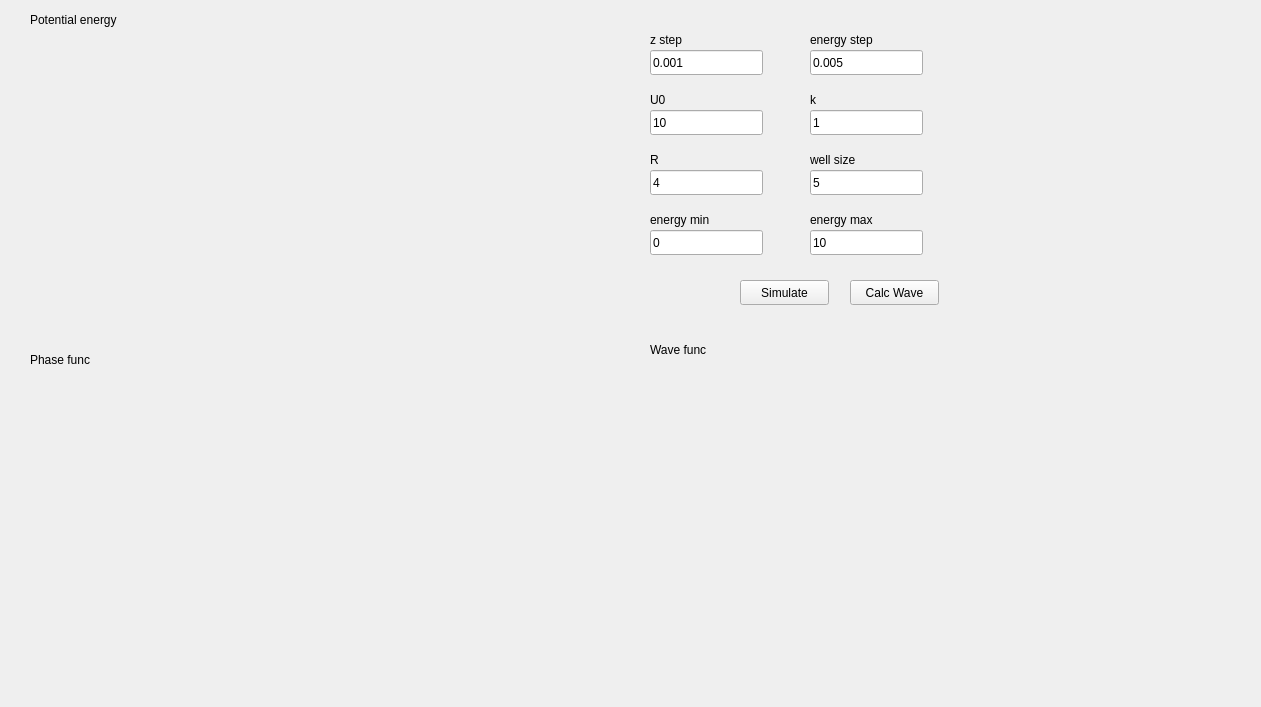
<?xml version="1.0" encoding="UTF-8"?>
<ui version="4.0">
 <class>MainWindow</class>
 <widget class="QMainWindow" name="MainWindow">
  <property name="geometry">
   <rect>
    <x>0</x>
    <y>0</y>
    <width>1261</width>
    <height>707</height>
   </rect>
  </property>
  <property name="windowTitle">
   <string>Potential Well</string>
  </property>
  <widget class="QWidget" name="centralWidget">
   <widget class="QCustomPlot" name="uPlot" native="true">
    <property name="geometry">
     <rect>
      <x>30</x>
      <y>30</y>
      <width>571</width>
      <height>301</height>
     </rect>
    </property>
   </widget>
   <widget class="QLabel" name="label_11">
    <property name="geometry">
     <rect>
      <x>30</x>
      <y>10</y>
      <width>131</width>
      <height>20</height>
     </rect>
    </property>
    <property name="text">
     <string>Potential energy</string>
    </property>
   </widget>
   <widget class="QPushButton" name="startBtn">
    <property name="geometry">
     <rect>
      <x>740</x>
      <y>280</y>
      <width>89</width>
      <height>25</height>
     </rect>
    </property>
    <property name="text">
     <string>Simulate</string>
    </property>
   </widget>
   <widget class="QLineEdit" name="zStepEdit">
    <property name="geometry">
     <rect>
      <x>650</x>
      <y>50</y>
      <width>113</width>
      <height>25</height>
     </rect>
    </property>
    <property name="text">
     <string>0.001</string>
    </property>
   </widget>
   <widget class="QLineEdit" name="rEdit">
    <property name="geometry">
     <rect>
      <x>650</x>
      <y>170</y>
      <width>113</width>
      <height>25</height>
     </rect>
    </property>
    <property name="text">
     <string>4</string>
    </property>
   </widget>
   <widget class="QLineEdit" name="u0Edit">
    <property name="geometry">
     <rect>
      <x>650</x>
      <y>110</y>
      <width>113</width>
      <height>25</height>
     </rect>
    </property>
    <property name="text">
     <string>10</string>
    </property>
   </widget>
   <widget class="QLabel" name="label_12">
    <property name="geometry">
     <rect>
      <x>650</x>
      <y>30</y>
      <width>111</width>
      <height>20</height>
     </rect>
    </property>
    <property name="text">
     <string>z step</string>
    </property>
   </widget>
   <widget class="QLabel" name="label_14">
    <property name="geometry">
     <rect>
      <x>650</x>
      <y>150</y>
      <width>111</width>
      <height>20</height>
     </rect>
    </property>
    <property name="text">
     <string>R</string>
    </property>
   </widget>
   <widget class="QLabel" name="label_15">
    <property name="geometry">
     <rect>
      <x>650</x>
      <y>90</y>
      <width>121</width>
      <height>20</height>
     </rect>
    </property>
    <property name="text">
     <string>U0</string>
    </property>
   </widget>
   <widget class="QLineEdit" name="wellSizeEdit">
    <property name="geometry">
     <rect>
      <x>810</x>
      <y>170</y>
      <width>113</width>
      <height>25</height>
     </rect>
    </property>
    <property name="text">
     <string>5</string>
    </property>
   </widget>
   <widget class="QLabel" name="label_17">
    <property name="geometry">
     <rect>
      <x>810</x>
      <y>150</y>
      <width>121</width>
      <height>20</height>
     </rect>
    </property>
    <property name="text">
     <string>well size</string>
    </property>
   </widget>
   <widget class="QLineEdit" name="kEdit">
    <property name="geometry">
     <rect>
      <x>810</x>
      <y>110</y>
      <width>113</width>
      <height>25</height>
     </rect>
    </property>
    <property name="text">
     <string>1</string>
    </property>
   </widget>
   <widget class="QLabel" name="label_18">
    <property name="geometry">
     <rect>
      <x>810</x>
      <y>90</y>
      <width>131</width>
      <height>20</height>
     </rect>
    </property>
    <property name="text">
     <string>k</string>
    </property>
   </widget>
   <widget class="QCustomPlot" name="phaseFuncPlot" native="true">
    <property name="geometry">
     <rect>
      <x>30</x>
      <y>370</y>
      <width>571</width>
      <height>301</height>
     </rect>
    </property>
   </widget>
   <widget class="QLabel" name="label_16">
    <property name="geometry">
     <rect>
      <x>30</x>
      <y>350</y>
      <width>131</width>
      <height>20</height>
     </rect>
    </property>
    <property name="text">
     <string>Phase func</string>
    </property>
   </widget>
   <widget class="QLabel" name="label_13">
    <property name="geometry">
     <rect>
      <x>650</x>
      <y>210</y>
      <width>111</width>
      <height>20</height>
     </rect>
    </property>
    <property name="text">
     <string>energy min</string>
    </property>
   </widget>
   <widget class="QLineEdit" name="eMinEdit">
    <property name="geometry">
     <rect>
      <x>650</x>
      <y>230</y>
      <width>113</width>
      <height>25</height>
     </rect>
    </property>
    <property name="text">
     <string>0</string>
    </property>
   </widget>
   <widget class="QLineEdit" name="eMaxEdit">
    <property name="geometry">
     <rect>
      <x>810</x>
      <y>230</y>
      <width>113</width>
      <height>25</height>
     </rect>
    </property>
    <property name="text">
     <string>10</string>
    </property>
   </widget>
   <widget class="QLabel" name="label_19">
    <property name="geometry">
     <rect>
      <x>810</x>
      <y>210</y>
      <width>111</width>
      <height>20</height>
     </rect>
    </property>
    <property name="text">
     <string>energy max</string>
    </property>
   </widget>
   <widget class="QLineEdit" name="eStepEdit">
    <property name="geometry">
     <rect>
      <x>810</x>
      <y>50</y>
      <width>113</width>
      <height>25</height>
     </rect>
    </property>
    <property name="text">
     <string>0.005</string>
    </property>
   </widget>
   <widget class="QLabel" name="label_20">
    <property name="geometry">
     <rect>
      <x>810</x>
      <y>30</y>
      <width>111</width>
      <height>20</height>
     </rect>
    </property>
    <property name="text">
     <string>energy step</string>
    </property>
   </widget>
   <widget class="QCustomPlot" name="waveFuncPlot" native="true">
    <property name="geometry">
     <rect>
      <x>650</x>
      <y>370</y>
      <width>571</width>
      <height>301</height>
     </rect>
    </property>
   </widget>
   <widget class="QLabel" name="label_21">
    <property name="geometry">
     <rect>
      <x>650</x>
      <y>340</y>
      <width>131</width>
      <height>20</height>
     </rect>
    </property>
    <property name="text">
     <string>Wave func</string>
    </property>
   </widget>
   <widget class="QPushButton" name="waveBtn">
    <property name="geometry">
     <rect>
      <x>850</x>
      <y>280</y>
      <width>89</width>
      <height>25</height>
     </rect>
    </property>
    <property name="text">
     <string>Calc Wave</string>
    </property>
   </widget>
  </widget>
 </widget>
 <layoutdefault spacing="6" margin="11"/>
 <customwidgets>
  <customwidget>
   <class>QCustomPlot</class>
   <extends>QWidget</extends>
   <header>qcustomplot.h</header>
   <container>1</container>
  </customwidget>
 </customwidgets>
 <resources/>
 <connections/>
</ui>
